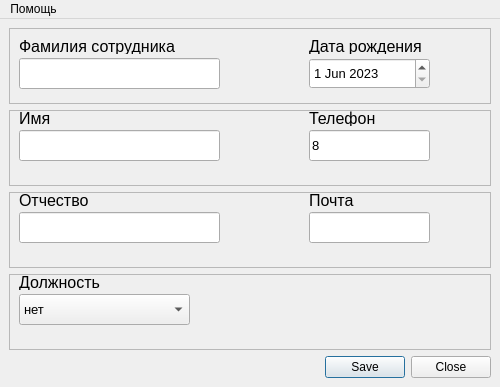
<?xml version="1.0" encoding="UTF-8"?>
<ui version="4.0">
 <class>MainWindow</class>
 <widget class="QMainWindow" name="MainWindow">
  <property name="geometry">
   <rect>
    <x>0</x>
    <y>0</y>
    <width>500</width>
    <height>387</height>
   </rect>
  </property>
  <property name="windowTitle">
   <string>MainWindow</string>
  </property>
  <widget class="QWidget" name="centralwidget">
   <layout class="QGridLayout" name="gridLayout">
    <item row="0" column="0">
     <layout class="QVBoxLayout" name="verticalLayout">
      <item>
       <layout class="QHBoxLayout" name="horizontalLayout">
        <item>
         <layout class="QVBoxLayout" name="verticalLayout_2">
          <item>
           <widget class="QFrame" name="frame_5">
            <property name="frameShape">
             <enum>QFrame::StyledPanel</enum>
            </property>
            <property name="frameShadow">
             <enum>QFrame::Raised</enum>
            </property>
            <widget class="QLineEdit" name="FNameLineEdit">
             <property name="geometry">
              <rect>
               <x>10</x>
               <y>30</y>
               <width>201</width>
               <height>31</height>
              </rect>
             </property>
             <property name="font">
              <font>
               <pointsize>12</pointsize>
              </font>
             </property>
             <property name="text">
              <string/>
             </property>
            </widget>
            <widget class="QLabel" name="label">
             <property name="geometry">
              <rect>
               <x>10</x>
               <y>10</y>
               <width>161</width>
               <height>16</height>
              </rect>
             </property>
             <property name="font">
              <font>
               <pointsize>12</pointsize>
              </font>
             </property>
             <property name="text">
              <string>Фамилия сотрудника</string>
             </property>
            </widget>
            <widget class="QLabel" name="label_9">
             <property name="geometry">
              <rect>
               <x>300</x>
               <y>10</y>
               <width>121</width>
               <height>16</height>
              </rect>
             </property>
             <property name="font">
              <font>
               <pointsize>12</pointsize>
              </font>
             </property>
             <property name="text">
              <string>Дата рождения</string>
             </property>
            </widget>
            <widget class="QDateEdit" name="BirthDateEdit">
             <property name="geometry">
              <rect>
               <x>300</x>
               <y>30</y>
               <width>121</width>
               <height>31</height>
              </rect>
             </property>
             <property name="font">
              <font>
               <pointsize>10</pointsize>
              </font>
             </property>
             <property name="dateTime">
              <datetime>
               <hour>0</hour>
               <minute>0</minute>
               <second>0</second>
               <year>2023</year>
               <month>6</month>
               <day>1</day>
              </datetime>
             </property>
            </widget>
           </widget>
          </item>
          <item>
           <widget class="QFrame" name="frame_6">
            <property name="frameShape">
             <enum>QFrame::StyledPanel</enum>
            </property>
            <property name="frameShadow">
             <enum>QFrame::Raised</enum>
            </property>
            <widget class="QLineEdit" name="PhoneLineEdit">
             <property name="geometry">
              <rect>
               <x>300</x>
               <y>20</y>
               <width>121</width>
               <height>31</height>
              </rect>
             </property>
             <property name="font">
              <font>
               <pointsize>10</pointsize>
              </font>
             </property>
             <property name="text">
              <string>8</string>
             </property>
            </widget>
            <widget class="QLineEdit" name="LNameLineEdit">
             <property name="geometry">
              <rect>
               <x>10</x>
               <y>20</y>
               <width>201</width>
               <height>31</height>
              </rect>
             </property>
             <property name="font">
              <font>
               <pointsize>12</pointsize>
              </font>
             </property>
             <property name="text">
              <string/>
             </property>
            </widget>
            <widget class="QLabel" name="label_2">
             <property name="geometry">
              <rect>
               <x>10</x>
               <y>0</y>
               <width>41</width>
               <height>16</height>
              </rect>
             </property>
             <property name="font">
              <font>
               <pointsize>12</pointsize>
              </font>
             </property>
             <property name="text">
              <string>Имя </string>
             </property>
            </widget>
            <widget class="QLabel" name="label_10">
             <property name="geometry">
              <rect>
               <x>300</x>
               <y>0</y>
               <width>71</width>
               <height>16</height>
              </rect>
             </property>
             <property name="font">
              <font>
               <pointsize>12</pointsize>
              </font>
             </property>
             <property name="text">
              <string>Телефон</string>
             </property>
            </widget>
           </widget>
          </item>
          <item>
           <widget class="QFrame" name="frame_7">
            <property name="frameShape">
             <enum>QFrame::StyledPanel</enum>
            </property>
            <property name="frameShadow">
             <enum>QFrame::Raised</enum>
            </property>
            <widget class="QLineEdit" name="MNameLineEdit_2">
             <property name="geometry">
              <rect>
               <x>10</x>
               <y>20</y>
               <width>201</width>
               <height>31</height>
              </rect>
             </property>
             <property name="font">
              <font>
               <pointsize>12</pointsize>
              </font>
             </property>
             <property name="text">
              <string/>
             </property>
            </widget>
            <widget class="QLabel" name="label_12">
             <property name="geometry">
              <rect>
               <x>10</x>
               <y>0</y>
               <width>81</width>
               <height>16</height>
              </rect>
             </property>
             <property name="font">
              <font>
               <pointsize>12</pointsize>
              </font>
             </property>
             <property name="text">
              <string>Отчество</string>
             </property>
            </widget>
            <widget class="QLabel" name="label_11">
             <property name="geometry">
              <rect>
               <x>300</x>
               <y>0</y>
               <width>71</width>
               <height>16</height>
              </rect>
             </property>
             <property name="font">
              <font>
               <pointsize>12</pointsize>
              </font>
             </property>
             <property name="text">
              <string>Почта</string>
             </property>
            </widget>
            <widget class="QLineEdit" name="MailLineEdit">
             <property name="geometry">
              <rect>
               <x>300</x>
               <y>20</y>
               <width>121</width>
               <height>31</height>
              </rect>
             </property>
             <property name="font">
              <font>
               <pointsize>10</pointsize>
              </font>
             </property>
             <property name="text">
              <string/>
             </property>
            </widget>
           </widget>
          </item>
          <item>
           <widget class="QFrame" name="frame_4">
            <property name="frameShape">
             <enum>QFrame::StyledPanel</enum>
            </property>
            <property name="frameShadow">
             <enum>QFrame::Raised</enum>
            </property>
            <widget class="QLabel" name="label_3">
             <property name="geometry">
              <rect>
               <x>10</x>
               <y>0</y>
               <width>81</width>
               <height>16</height>
              </rect>
             </property>
             <property name="font">
              <font>
               <pointsize>12</pointsize>
              </font>
             </property>
             <property name="text">
              <string>Должность</string>
             </property>
            </widget>
            <widget class="QComboBox" name="SportComboBox">
             <property name="geometry">
              <rect>
               <x>10</x>
               <y>20</y>
               <width>171</width>
               <height>31</height>
              </rect>
             </property>
             <property name="font">
              <font>
               <pointsize>10</pointsize>
              </font>
             </property>
             <item>
              <property name="text">
               <string>нет</string>
              </property>
             </item>
             <item>
              <property name="text">
               <string>New Item</string>
              </property>
             </item>
            </widget>
           </widget>
          </item>
         </layout>
        </item>
       </layout>
      </item>
      <item>
       <widget class="QDialogButtonBox" name="CreateButtonBox">
        <property name="font">
         <font>
          <pointsize>9</pointsize>
         </font>
        </property>
        <property name="standardButtons">
         <set>QDialogButtonBox::Close|QDialogButtonBox::Save</set>
        </property>
       </widget>
      </item>
     </layout>
    </item>
   </layout>
  </widget>
  <widget class="QMenuBar" name="menubar">
   <property name="geometry">
    <rect>
     <x>0</x>
     <y>0</y>
     <width>500</width>
     <height>22</height>
    </rect>
   </property>
   <widget class="QMenu" name="menu">
    <property name="font">
     <font>
      <pointsize>9</pointsize>
     </font>
    </property>
    <property name="title">
     <string>Помощь</string>
    </property>
   </widget>
   <addaction name="menu"/>
  </widget>
 </widget>
 <resources/>
 <connections/>
</ui>
